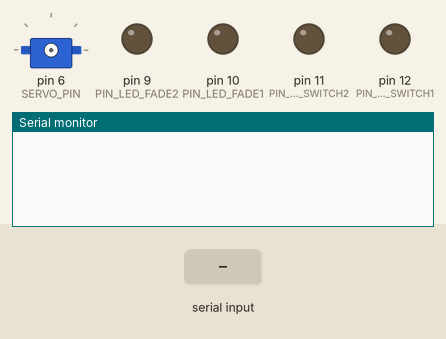
A sketch run on a simulated Arduino Uno, built with avr-gcc and run on an emulated ATmega328P. On the bench: servo, output pins drawn as LEDs (lit = HIGH), the last lines printed to the serial monitor. Inputs (shaded band) come from the test bench.

Above: at 0.8 s.
0.9 s: "IRRI\n" received over Serial
At 2.0 s:
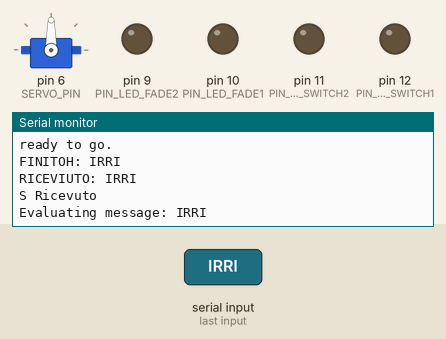
2.6 s: "ERROR,1\n" received over the second serial link
At 4.9 s:
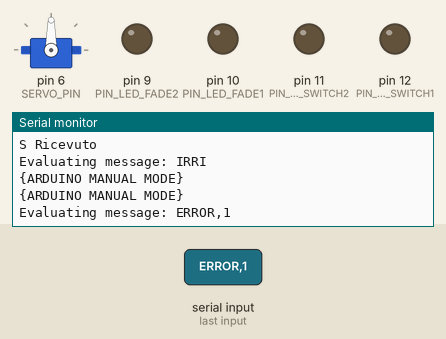
5.2 s: "ERROR,1\n" received over Serial
At 6.4 s:
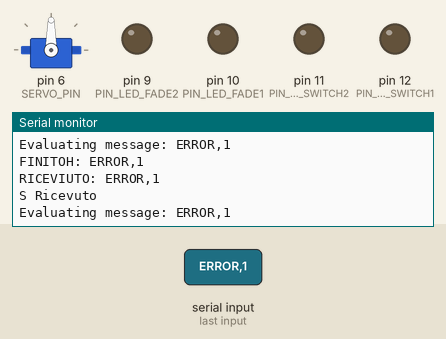
6.7 s: "LEDAUTO,1\n" received over the second serial link
At 9.0 s:
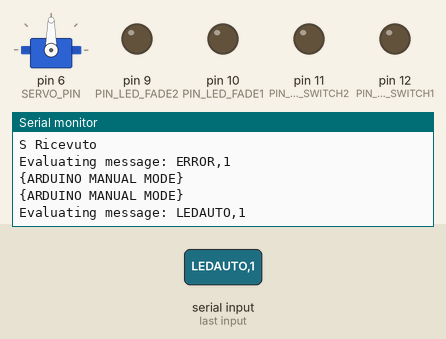
9.3 s: "LEDAUTO,1\n" received over Serial
At 9.38 s:
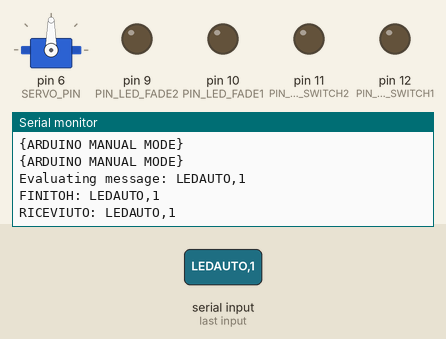
10.8 s: "LEDB,1\n" received over the second serial link
At 13.3 s:
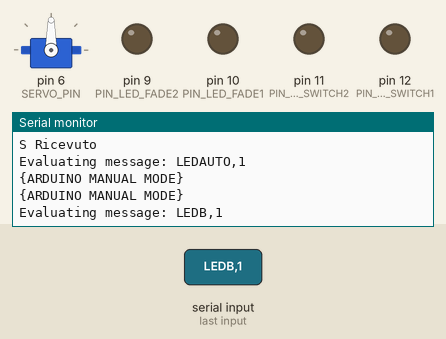

Measured:
- after the input at 0.9 s, the serial monitor: prints a new line at once (image 1)
- after the input at 2.6 s, the serial monitor: prints a new line after 1.0 s (image 2)
- after the input at 5.2 s, the serial monitor: prints a new line at once (image 3)
- after the input at 6.7 s, the serial monitor: prints a new line after 1.0 s (image 4)
- after the input at 9.3 s, the serial monitor: prints a new line at once (image 5)
- after the input at 10.8 s, the serial monitor: prints a new line after 1.0 s (image 6)

The sketch:

SmartGarden.ino
```cpp
#include "Scheduler.h"
#include "Arduino.h"
#include "Setting.h"

#include "CommService.h"
#include "CommTask.h"
#include "LedTask.h"
#include "IrrigationTask.h"

SoftwareSerial MyBlue(3, 2); // RX | TX

//LEDAUTO_3_2
Scheduler sched;
String led_type; //LEDAUTO - IRRI - LEDB - LEDF
int led_id;

int servo_speed;
int fade_value;

void setup()
{
  sched.init(10);

  Task* ledTask = new LedTask();
  ledTask->init(50);
  ledTask->setActive(false);

  Task* irrigationTask = new IrrigationTask();
  irrigationTask->init(100);//Può rimanere 100 percjhè è ogni 100ms che viene controllato cioè ogni 2 tick di commtask poichè è meno frequente come task da eseguire
  irrigationTask->setActive(false);

  Task* commTask = new CommTask(irrigationTask, ledTask);
  commTask->init(50);
  commTask->setActive(true);


  sched.addTask(commTask);
  sched.addTask(ledTask);
  sched.addTask(irrigationTask);
}

void loop() {
  sched.schedule();
  delay(15);
}
```

CommService.cpp
```cpp
#include "CommService.h"
#include "Arduino.h"
#include "Setting.h"
#include "String.h"

String content;

SerialService MsgService;
BluetoothService MsgServiceBT;


/*Called after loop() automatically*/
void serialEvent() {
  // reading the content char by char
  while (Serial.available()) {
    char ch = (char) Serial.read();
    if (ch == '\n'){
      Serial.print("FINITOH: "); Serial.println(content);
      MsgService.msgAvailable = true;
      MsgService.currentMsg = new Msg(content);
      content = "";
      break;
    } else {
      content += ch;
    }
  }
}//*/


void SerialService::init(){
  Serial.begin(9600);
  Serial.setTimeout(1);
  content.reserve(128);
  content = "";
  currentMsg = NULL;
  msgAvailable = false;
}

bool SerialService::isMsgAvailable(){
    return msgAvailable;
}

Msg* SerialService::receiveMsg(){
  if (msgAvailable){
    Msg* msg = currentMsg;
    Serial.print("RICEVIUTO: ");
    Serial.println(msg->getContent());
    msgAvailable = false;
    currentMsg = NULL;
    content = "";
    return msg;
  } else {
    Serial.println("not AVALEIBOL");
    msgAvailable = false;
    currentMsg = NULL;
    content = "";
    return NULL;
  }
}

void SerialService::sendMsg(const String& msg){
    Serial.println(msg);
}

void BluetoothService::init(){
  channel = new SoftwareSerial(BLUE_TXD, BLUE_RXD);
  channel->begin(9600);
  content.reserve(128);

  content = "";
  currentMsg = NULL;
  msgAvailable = false;
}

bool BluetoothService::isMsgAvailable(){
    while (channel->available()) {
    //Serial.println("AVALEIABOL MESSEGJ");
    String s = channel->readString();
    MsgServiceBT.sendMsg("{ARDUINO MANUAL MODE}");
    //char ch = (char) channel->read();
    if(s.length() >= 6){
      currentMsg = new Msg(s);
      s = "";
      msgAvailable=true;
      return msgAvailable;
    }
  }
  return false;
}

Msg* BluetoothService::receiveMsg(){
    if (msgAvailable){

    Msg* msg = currentMsg;
    msgAvailable = false;
    currentMsg = NULL;
    content = "";
    return msg;
  } else {
    return NULL;
  }
}

void BluetoothService::sendMsg(const String& msg){
    Serial.println(msg);
    channel->println(msg);
}
```

CommService.h
```cpp
#ifndef __COMMSERVICE__
#define __COMMSERVICE__

#include "Arduino.h"
#include "SoftwareSerial.h"

class Msg {
  String content;

public:
  Msg(String content){
    this->content = content;
  }

  String getContent(){
    return content;
  }
};

class SerialService {

public:

  Msg* currentMsg;
  bool msgAvailable;

  void init();

  bool isMsgAvailable();
  Msg* receiveMsg();

  void sendMsg(const String& msg);
};

class BluetoothService {

public:

  SoftwareSerial* channel;
  Msg* currentMsg;
  bool msgAvailable;

  void init();
  bool isMsgAvailable();
  Msg* receiveMsg();
  void sendMsg(const String& msg);
};

extern SerialService MsgService;
extern BluetoothService MsgServiceBT;

#endif
```

CommTask.cpp
```cpp
#include "CommTask.h"
#include "Setting.h"


CommTask::CommTask(Task *t0, Task *t1){
  IrrigationTask = t0;
  LedTask = t1;
}

void CommTask::init(int period){
  Serial.begin(9600);
  while (!Serial.available());
  MsgService.init();
  MsgServiceBT.init();
  Serial.println("ready to go.");
  Task::init(period);
  state = CHECK_NEW_MESSAGE;
}

/**
    FORMAT:
    [DEVICE]_[PIN]_[servo_speed]
    DEVICE:
      LEDAUTO_<val>,
      LEDB_<pin>_<val>,
      LEDF_<pin>_<val>,
      IRRI_<val>
    PIN:
      Only 1, 2 or 3 (=for fading both)
    servo_speed:
      Light intensity for fading -> <servo_speed>
  */
  void CommTask::tick(){
    switch (state)
    {
      case CHECK_NEW_MESSAGE:
        if (MsgService.isMsgAvailable()) {
          this->msg = MsgService.receiveMsg();
          this->state = EVALUATE_MESSAGE;
          MsgService.sendMsg("S Ricevuto");
        }
        if (MsgServiceBT.isMsgAvailable()) {
          this->msg = MsgServiceBT.receiveMsg();
          this->state = EVALUATE_MESSAGE;
          MsgServiceBT.sendMsg("{ARDUINO MANUAL MODE}");
        }
        break;

      case EVALUATE_MESSAGE:

        Serial.print("Evaluating message: ");

        msg->getContent().toCharArray(buf, 50);

        Serial.println(buf);
        device = String(strtok(buf,"_"));

        if(device == "ERROR") {
          MsgServiceBT.sendMsg("ERROR");
        } else if(device == "LEDAUTO") {//LEDAUTO_<fade_value> because in auto mode all led must turn on/off
          led_type = device;

          //get the fade value that is setted for the fade leds but also set on the blink leds if is greater than zero
          fade_value = String(strtok(NULL, "_")).toInt();
          LedTask->setActive(true);

        } else if(device == "LEDB"){ // led blink manual command
          led_type = device;

          String pin = String(strtok(NULL, "_"));
          if(pin == "1")
          {
            Serial.println("Led 1");
            led_id = 1;
          }else if(pin == "2"){
            Serial.println("Led 2");
            led_id = 2;
          } else {//the two blink must coordinate
            led_id = 3;
          }
          //The app send a value equal to 1 just to turn on the led
          fade_value = String(strtok(NULL,"_")).toInt();//also this wont affect the fading one
          Serial.print("Fade value - "); Serial.println(fade_value);
          LedTask->setActive(true);


        } else if(device == "LEDF"){//fading led manual command
          led_type = device;
          String pin = String(strtok(NULL, "_"));

          if(pin == "1")
          {
            Serial.println("Led 3");
            led_id = 1;
          }else if(pin == "2"){
            Serial.println("Led 4");
            led_id = 2;
          } else {//the two fade must coordinate
            led_id = 3;
          }
          fade_value = String(strtok(NULL, "_")).toInt();
          LedTask->setActive(true);

        } else if(device == "IRRI"){// IRRI_<servo_speed>
          servo_speed = String(strtok(NULL, "_")).toInt();

          String val = String(strtok(NULL, "_"));

          if(servo_speed >= 0){
            IrrigationTask->setActive(true);
          } else if(servo_speed <= 0){
            IrrigationTask->setActive(false);
          } else {
            Serial.println("COMMAND ERROR");
          }
        }

        device = "";
        delete msg;
        this->state = CHECK_NEW_MESSAGE;
        break;

        default:
          Serial.println("DIFOULT");
          break;
    }
  }
```

CommTask.h
```cpp
#ifndef __COMMTASK__
#define __COMMTASK__

#include "Task.h"
#include "SoftwareSerial.h"
#include "CommService.h"

class CommTask: public Task {
  String device;
  char buf[50];
  Task* IrrigationTask;
  Task* LedTask;
  Msg* msg;
  enum { CHECK_NEW_MESSAGE, EVALUATE_MESSAGE} state;

public:

  CommTask(Task *t0, Task *t1);
  void init(int period);
  void tick();
};

#endif
```

IrrigationTask.cpp
```cpp
#include "IrrigationTask.h"
#include "Arduino.h"
#include "Setting.h"

#define SERVO_PIN 6

IrrigationTask::IrrigationTask(){
    this -> servo = new Servo(SERVO_PIN);
}

void IrrigationTask::init(int period){
    Task::init(period);
}

/*
Dall'esempio del blink-print task ogjni 500 millisecondi partono entrambe
appena finisce  quella più lunga(cioè il print allungato) si riattiva la task led
Dunque con il servo servirà una volta partita la task che si accenda, faccia le sue cose e si spenga
però nel fare le sue cose lo deve fare per Y secondi -> questi Y secondi sono dettati dalla velocità
del servo che più fa caldo più dovrebbe andare in teoria mentre per il timing basta tenerlo fisso perchè
quello è la temporizzazzione che ogni secondo lo va a ricontrollare se è attivo e poi funziona per il periodo che gli è impostato in secondo tempo
Il blocco di X minuti lo si mette a monte per evitare casini
*/
void IrrigationTask::tick(){
  //Irrigation task start
  this -> servo->on();// attach the pin
  this -> servo->setSpeed(servo_speed);// set the speed
  this -> servo->startRotation(); // body of the task
  this -> servo->off(); // detach the servo
  this -> setActive(false);  //Irrigation task end
}
```

IrrigationTask.h
```cpp
#ifndef __IRRIGATIONTASK__
#define __IRRIGATIONTASK__

#include "Task.h"
#include "Servo.h"

class IrrigationTask: public Task {
  Servo* servo;

public:
  IrrigationTask();
  void init(int period);
  void tick();
};

#endif
```

Led.cpp
```cpp
#include "Led.h"
#include "Arduino.h"
#include "Setting.h"

Led::Led(int pin) {
    this->pin = pin;
    pinMode(pin, OUTPUT);
}


bool Led::change(){
  Serial.println(fade_value);
  if(fade_value > 0) { // is night everybody close theyr eyes... the wolf open his eyes
    digitalWrite(pin, HIGH);
  } else { // the wolf close his eyes, is day... genoveffo died
    digitalWrite(pin, LOW);
  }
}


void Led::fade(int val){
  Serial.println(pin);
  //Take the mapped value and re-approximate to a fading value
  int i = map(val, 0, 4, 0, 255);
  Serial.print("Val: "); Serial.print(val); Serial.print(", i: "); Serial.println(i);
  analogWrite(pin, i);
}
```

Led.h
```cpp
#ifndef __LED__
#define __LED__

class Led{
  public:
    Led(int pin);
    bool change();
    void fade(int val);

  private:
    int pin;
    bool led_on;
};

#endif
```

LedTask.cpp
```cpp
#include "LedTask.h"
#include "Arduino.h"
#include "Setting.h"

#define PIN_LED_SWITCH1 12
#define PIN_LED_SWITCH2 11
#define PIN_LED_FADE1 10
#define PIN_LED_FADE2 9

LedTask::LedTask(){
    led_s1 = new Led(PIN_LED_SWITCH1);
    led_s2 = new Led(PIN_LED_SWITCH2);
    led_f1 = new Led(PIN_LED_FADE1);
    led_f2 = new Led(PIN_LED_FADE2);
};


void LedTask::init(int period){
    Task::init(period);
}

void LedTask::tick(){
    if(led_type == "LEDAUTO") {
      //Automatic light with 2 blink and 2 fade with temperature value
      led_s1->change();
      led_s2->change();
      led_f1->fade(fade_value);
      led_f2->fade(fade_value);

    } else {
      Serial.println("ALTRIMENTIH!");
      if(led_type == "LEDB")
      {
        Serial.print("B - "); Serial.println(led_id);
        if(led_id == 1){
          led_s1->change();
        } else if(led_id == 2) {
          led_s2->change();
        } else if (led_id == 3) {
          led_s1->change();
          led_s2->change();
        }
      } else if(led_type == "LEDF") {
        Serial.print("F - "); Serial.println(led_id);
        if(led_id==1){
          led_f1->fade(fade_value);
        } else if (led_id==2) {
          led_f2->fade(fade_value);
        } else if (led_id==3) {
          led_f1->fade(fade_value);
          led_f2->fade(fade_value);
        }
      }
    }


  //Terminazione task
  this->setActive(false);
}
```

LedTask.h
```cpp
#ifndef __ILLUMINATIONTASK__
#define __ILLUMINATIONTASK__

#include "Task.h"
#include "Led.h"

class LedTask: public Task {
  Led* led_s1;
  Led* led_s2;
  Led* led_f1;
  Led* led_f2;
public:

  LedTask();
  void init(int period);
  void tick();
};

#endif
```

Scheduler.cpp
```cpp
#include "Scheduler.h"
#include <TimerOne.h>

volatile bool timerFlag;

void timerHandler(void){
  timerFlag = true;
}

void Scheduler::init(int basePeriod){
  this->basePeriod = basePeriod;
  timerFlag = false;
  long period = 1000l*basePeriod;
  Timer1.initialize(period);
  Timer1.attachInterrupt(timerHandler);
  maxTasks = 0;
}

bool Scheduler::addTask(Task* task){
  if (maxTasks < MAX_TASKS-1){
    taskList[maxTasks] = task;
    maxTasks++;
    return true;
  } else {
    return false;
  }
}

void Scheduler::schedule(){
  while (!timerFlag){}
  timerFlag = false;

  for (int i = 0; i < maxTasks; i++){
    if (taskList[i]->isActive() && taskList[i]->updateAndCheckTime(basePeriod)){
      taskList[i]->tick();

    }
  }
}
```

Scheduler.h
```cpp
#ifndef __SCHEDULER__
#define __SCHEDULER__

#include "Task.h"

#define MAX_TASKS 50

class Scheduler {
  int basePeriod;
  int maxTasks;
  Task* taskList[MAX_TASKS];

public:
  void init(int basePeriod);
  virtual bool addTask(Task* task);
  virtual void schedule();

};

#endif
```

Servo.cpp
```cpp
#include "Servo.h"
#include "Arduino.h"


Servo::Servo(int pin) {
    this->pin = pin;
}

void Servo::on() {
    motor.attach(this->pin);
}

void Servo::off() {
    motor.detach();
}

void Servo::setSpeed(int val) {
    this->speed = val;
}

void Servo::startRotation() {
    int pos = 0;
    if(this->speed > 0){//check for the delay equation

      int dilei = map(this->speed, 0, 4, MIN_VAL, MAX_VAL);
      int angle = 0;
      //Angoli notevoli del servo
      int angle0 =   750 + 0   * 10;
      //int angle90 =  750 + 90  * 10;
      int angle180 = 750 + 180 * 10;


      motor.write(angle0);

      for(int i = 0; i <= 180; i = i + this->speed * 10){
        angle = 750 + i *10;
        motor.write(angle);
        Serial.print("ANGOLO SU :"); Serial.println(motor.read());
        delay(dilei);
      }

      motor.write(angle180);

      for(int i = 180; i >= 0; i = i - this->speed * 10){
        angle = 750 + i *10;
        motor.write(angle);
        Serial.print("ANGOLO GIU :"); Serial.println(motor.read());
        delay(dilei);
      }


    }


}
```

Servo.h
```cpp
#ifndef __SERVO__
#define __SERVO__
#include <ServoTimer2.h>

#define MIN_VAL 300  // <- min ms delay
#define MAX_VAL 3000 // <- max ms delay

class Servo {

  public:
    Servo(int pin);
    void on();
    void off();
    void setSpeed(int val);
    void startRotation();

  private:
    int pin;
    int speed;
    ServoTimer2 motor;
};

#endif
```

Setting.h
```cpp
#define SERVO_MOTOR_PIN 7 //Servo pin

// Bluetooth pin
#define BLUE_RXD 2
#define BLUE_TXD 3

//Led pin
#define PIN_LED_SWITCH1 12 // digital
#define PIN_LED_SWITCH2 11 // digital
#define PIN_LED_FADE1 10 // analog
#define PIN_LED_FADE2 9 // analog


extern String led_type; // Used on manual mode
extern int led_id; // = {1, 2, 3}
extern bool led_max_on; // Used for led, switched on or max faded
extern int fade_value; // = {0, ..., 4} Led fade value based on light detected
extern int servo_speed; // = {0, ..., 4} Servo speed based on temperature
```

Task.h
```cpp
#ifndef __TASK__
#define __TASK__

#include "Arduino.h"

class Task {
  int myPeriod;
  int timeElapsed;
  bool active;

public:
  virtual void init(int period){
    myPeriod = period;
    timeElapsed = 0;
  }

  virtual void tick() = 0;

  bool updateAndCheckTime(int basePeriod){
    timeElapsed += basePeriod;
    if (timeElapsed >= myPeriod){
      timeElapsed = 0;
      return true;
    } else {
      return false;
    }
  }

  bool isActive(){
    return active;
  }

  void setActive(bool active){
    this->active = active;
  }

};

#endif
```
